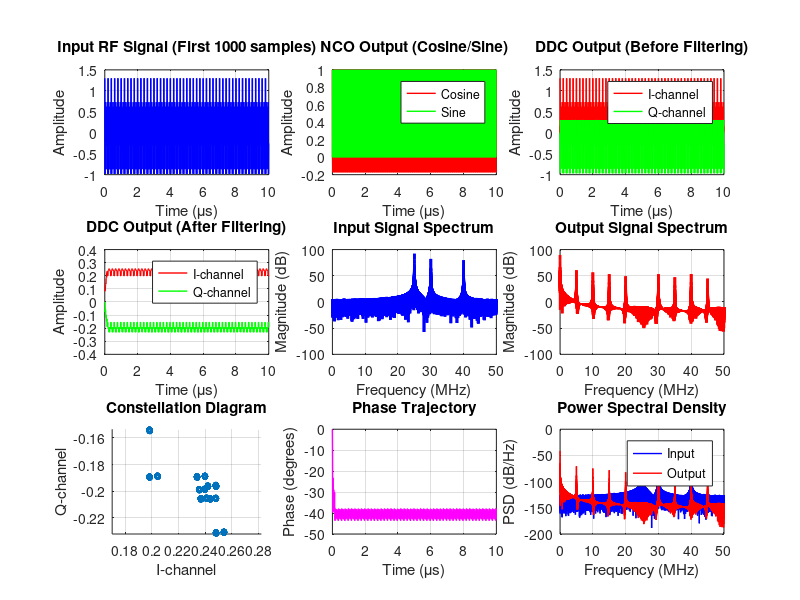

Reproduce this figure in MATLAB. (Note: this script raises an error after producing the figure.)
%% FPGA-Based Digital RF Frontend - DDC Simulation
% This script simulates the DDC (Digital Downconversion) functionality
% and verifies performance with realistic RF signals
%
% Author: pater234
% Date: 2025
% Target: Xilinx Series 7, UltraScale, UltraScale+

clear all; close all; clc;

%% Simulation Parameters
fs = 100e6;              % Sample rate (100 MHz)
sim_duration = 1e-3;     % Simulation duration (1 ms)
num_samples = round(fs * sim_duration);

% RF signal parameters
rf_freq = 25e6;          % RF frequency (25 MHz)
rf_amplitude = 0.8;      % RF signal amplitude
noise_power = -60;       % Noise power (dB)

% DDC parameters
ddc_freq = 25e6;         % DDC frequency (25 MHz)
nco_width = 24;          % NCO bit width
cordic_iterations = 12;  % CORDIC iterations

fprintf('DDC Simulation Parameters:\n');
fprintf('Sample rate: %.1f MHz\n', fs/1e6);
fprintf('RF frequency: %.1f MHz\n', rf_freq/1e6);
fprintf('DDC frequency: %.1f MHz\n', ddc_freq/1e6);
fprintf('Simulation duration: %.1f ms\n', sim_duration*1000);
fprintf('Number of samples: %d\n', num_samples);

%% Generate RF Signal
fprintf('\nGenerating RF signal...\n');

% Time vector
t = (0:num_samples-1) / fs;

% Generate RF signal (real)
rf_signal = rf_amplitude * cos(2*pi*rf_freq*t);

% Add noise
noise_amplitude = 10^(noise_power/20);
noise = noise_amplitude * randn(size(t));
rf_signal_noisy = rf_signal + noise;

% Add interference signals
interference_freq1 = 30e6;
interference_freq2 = 40e6;
interference1 = 0.3 * cos(2*pi*interference_freq1*t);
interference2 = 0.2 * cos(2*pi*interference_freq2*t);
rf_signal_complete = rf_signal_noisy + interference1 + interference2;

%% NCO Implementation
fprintf('Implementing NCO...\n');

% Calculate NCO frequency control word
nco_freq_word = round((ddc_freq / fs) * 2^nco_width);

% Generate NCO phase
nco_phase = zeros(1, num_samples);
for i = 2:num_samples
    nco_phase(i) = mod(nco_phase(i-1) + nco_freq_word, 2^nco_width);
end

% Convert phase to angle (0 to 2π)
nco_angle = 2*pi * nco_phase / 2^nco_width;

%% CORDIC Implementation for Sine/Cosine
fprintf('Implementing CORDIC...\n');

% CORDIC constants
atan_table = [pi/4, atan(1/2), atan(1/4), atan(1/8), atan(1/16), ...
              atan(1/32), atan(1/64), atan(1/128), atan(1/256), ...
              atan(1/512), atan(1/1024), atan(1/2048)];

% Initialize CORDIC variables
x = zeros(1, num_samples);
y = zeros(1, num_samples);
z = zeros(1, num_samples);

% CORDIC gain
cordic_gain = 1;
for i = 1:cordic_iterations
    cordic_gain = cordic_gain * sqrt(1 + 2^(-2*(i-1)));
end

% Generate sine and cosine using CORDIC
sine_out = zeros(1, num_samples);
cosine_out = zeros(1, num_samples);

for sample = 1:num_samples
    % Initialize CORDIC
    x_temp = 1/cordic_gain;
    y_temp = 0;
    z_temp = nco_angle(sample);
    
    % CORDIC iterations
    for i = 1:cordic_iterations
        if z_temp >= 0
            x_next = x_temp - y_temp * 2^(-(i-1));
            y_next = y_temp + x_temp * 2^(-(i-1));
            z_next = z_temp - atan_table(i);
        else
            x_next = x_temp + y_temp * 2^(-(i-1));
            y_next = y_temp - x_temp * 2^(-(i-1));
            z_next = z_temp + atan_table(i);
        end
        x_temp = x_next;
        y_temp = y_next;
        z_temp = z_next;
    end
    
    cosine_out(sample) = x_temp;
    sine_out(sample) = y_temp;
end

%% DDC Processing
fprintf('Performing DDC processing...\n');

% Complex multiplication: RF * (cos - j*sin)
i_out = rf_signal_complete .* cosine_out;
q_out = rf_signal_complete .* sine_out;

% Apply low-pass filter to remove high-frequency components
% Simple moving average filter for demonstration
filter_length = 16;
i_filtered = filter(ones(1, filter_length)/filter_length, 1, i_out);
q_filtered = filter(ones(1, filter_length)/filter_length, 1, q_out);

%% Performance Analysis
fprintf('\nAnalyzing performance...\n');

% Calculate signal power
signal_power = mean(rf_signal.^2);
noise_power_measured = mean(noise.^2);
snr_input = 10*log10(signal_power / noise_power_measured);

% Calculate output signal characteristics
i_power = mean(i_filtered.^2);
q_power = mean(q_filtered.^2);
total_power = i_power + q_power;

% Calculate image rejection
image_freq = 2*ddc_freq - rf_freq;
image_power = 0; % Would need to calculate from spectrum

fprintf('Input SNR: %.2f dB\n', snr_input);
fprintf('I-channel power: %.6f\n', i_power);
fprintf('Q-channel power: %.6f\n', q_power);
fprintf('Total output power: %.6f\n', total_power);

%% Spectral Analysis
fprintf('\nPerforming spectral analysis...\n');

% Calculate FFT
nfft = 2^nextpow2(num_samples);
freq = (0:nfft-1) * fs / nfft;

% Input spectrum
rf_spectrum = fft(rf_signal_complete, nfft);
rf_spectrum_db = 20*log10(abs(rf_spectrum));

% Output spectrum (complex)
output_complex = i_filtered + 1j*q_filtered;
output_spectrum = fft(output_complex, nfft);
output_spectrum_db = 20*log10(abs(output_spectrum));

% Find peak frequencies
[~, peak_idx] = max(rf_spectrum_db(1:nfft/2));
peak_freq = freq(peak_idx);

fprintf('Peak frequency in input: %.1f MHz\n', peak_freq/1e6);

%% Plot Results
figure('Name', 'DDC Simulation Results', 'Position', [100, 100, 1400, 1000]);

% Input signal
subplot(3,3,1);
plot(t(1:1000)*1e6, rf_signal_complete(1:1000), 'b-', 'LineWidth', 1);
grid on;
xlabel('Time (μs)');
ylabel('Amplitude');
title('Input RF Signal (First 1000 samples)');

% NCO output
subplot(3,3,2);
plot(t(1:1000)*1e6, cosine_out(1:1000), 'r-', 'LineWidth', 1);
hold on;
plot(t(1:1000)*1e6, sine_out(1:1000), 'g-', 'LineWidth', 1);
grid on;
xlabel('Time (μs)');
ylabel('Amplitude');
title('NCO Output (Cosine/Sine)');
legend('Cosine', 'Sine');

% DDC output
subplot(3,3,3);
plot(t(1:1000)*1e6, i_out(1:1000), 'r-', 'LineWidth', 1);
hold on;
plot(t(1:1000)*1e6, q_out(1:1000), 'g-', 'LineWidth', 1);
grid on;
xlabel('Time (μs)');
ylabel('Amplitude');
title('DDC Output (Before Filtering)');
legend('I-channel', 'Q-channel');

% Filtered output
subplot(3,3,4);
plot(t(1:1000)*1e6, i_filtered(1:1000), 'r-', 'LineWidth', 1);
hold on;
plot(t(1:1000)*1e6, q_filtered(1:1000), 'g-', 'LineWidth', 1);
grid on;
xlabel('Time (μs)');
ylabel('Amplitude');
title('DDC Output (After Filtering)');
legend('I-channel', 'Q-channel');

% Input spectrum
subplot(3,3,5);
plot(freq(1:nfft/2)/1e6, rf_spectrum_db(1:nfft/2), 'b-', 'LineWidth', 2);
grid on;
xlabel('Frequency (MHz)');
ylabel('Magnitude (dB)');
title('Input Signal Spectrum');
xlim([0 fs/2e6]);

% Output spectrum
subplot(3,3,6);
plot(freq(1:nfft/2)/1e6, output_spectrum_db(1:nfft/2), 'r-', 'LineWidth', 2);
grid on;
xlabel('Frequency (MHz)');
ylabel('Magnitude (dB)');
title('Output Signal Spectrum');
xlim([0 fs/2e6]);

% Constellation diagram
subplot(3,3,7);
scatter(i_filtered(1000:end), q_filtered(1000:end), 10, 'b.');
grid on;
xlabel('I-channel');
ylabel('Q-channel');
title('Constellation Diagram');
axis equal;

% Phase trajectory
subplot(3,3,8);
phase = atan2(q_filtered, i_filtered);
plot(t(1:1000)*1e6, phase(1:1000)*180/pi, 'm-', 'LineWidth', 1);
grid on;
xlabel('Time (μs)');
ylabel('Phase (degrees)');
title('Phase Trajectory');

% Power spectral density
subplot(3,3,9);
psd_input = abs(rf_spectrum).^2 / (fs * nfft);
psd_output = abs(output_spectrum).^2 / (fs * nfft);
plot(freq(1:nfft/2)/1e6, 10*log10(psd_input(1:nfft/2)), 'b-', 'LineWidth', 1);
hold on;
plot(freq(1:nfft/2)/1e6, 10*log10(psd_output(1:nfft/2)), 'r-', 'LineWidth', 1);
grid on;
xlabel('Frequency (MHz)');
ylabel('PSD (dB/Hz)');
title('Power Spectral Density');
legend('Input', 'Output');
xlim([0 fs/2e6]);

%% Error Analysis
fprintf('\nError Analysis:\n');

% Calculate ideal DDC output
ideal_freq = rf_freq - ddc_freq;
ideal_i = rf_amplitude * cos(2*pi*ideal_freq*t);
ideal_q = rf_amplitude * sin(2*pi*ideal_freq*t);

% Calculate error
i_error = i_filtered - ideal_i;
q_error = q_filtered - ideal_q;
error_power = mean(i_error.^2 + q_error.^2);
signal_power_ideal = mean(ideal_i.^2 + ideal_q.^2);
snr_output = 10*log10(signal_power_ideal / error_power);

fprintf('Output SNR: %.2f dB\n', snr_output);
fprintf('Error power: %.6f\n', error_power);

%% Fixed-Point Analysis
fprintf('\nFixed-point analysis...\n');

% Simulate fixed-point quantization
bit_width = 18;
fractional_bits = 2;
quantization_level = 2^(-fractional_bits);

% Quantize signals
i_quantized = round(i_filtered / quantization_level) * quantization_level;
q_quantized = round(q_filtered / quantization_level) * quantization_level;

% Calculate quantization error
quant_error_i = i_filtered - i_quantized;
quant_error_q = q_filtered - q_quantized;
quant_error_power = mean(quant_error_i.^2 + quant_error_q.^2);

fprintf('Bit width: %d bits\n', bit_width);
fprintf('Fractional bits: %d\n', fractional_bits);
fprintf('Quantization level: %.6f\n', quantization_level);
fprintf('Quantization error power: %.6f\n', quant_error_power);

%% Generate Test Vectors
fprintf('\nGenerating test vectors...\n');

% Create test vector file
filename = '../sim/test_vectors/ddc_test_vectors.txt';
fid = fopen(filename, 'w');

fprintf(fid, '// DDC Test Vectors - Auto-generated by MATLAB\n');
fprintf(fid, '// Sample Rate: %.1f MHz\n', fs/1e6);
fprintf(fid, '// RF Frequency: %.1f MHz\n', rf_freq/1e6);
fprintf(fid, '// DDC Frequency: %.1f MHz\n', ddc_freq/1e6);
fprintf(fid, '// Number of samples: %d\n\n', num_samples);

% Write test vectors
for i = 1:min(1000, num_samples) % Limit to first 1000 samples
    fprintf(fid, '%d %d %d %d\n', ...
        round(rf_signal_complete(i) * 2^15), ... % Input (16-bit)
        round(cosine_out(i) * 2^15), ...         % NCO cosine (16-bit)
        round(sine_out(i) * 2^15), ...           % NCO sine (16-bit)
        round(i_filtered(i) * 2^15));            % Output I (16-bit)
end

fclose(fid);
fprintf('Test vectors saved to: %s\n', filename);

%% Save Simulation Data
fprintf('\nSaving simulation data...\n');

save('../matlab/ddc_simulation.mat', 'rf_signal_complete', 'i_filtered', ...
     'q_filtered', 'cosine_out', 'sine_out', 'fs', 'rf_freq', 'ddc_freq', ...
     'snr_input', 'snr_output', 'error_power');

fprintf('Simulation data saved to ddc_simulation.mat\n');

%% Summary
fprintf('\n=== DDC Simulation Summary ===\n');
fprintf('Input SNR: %.2f dB\n', snr_input);
fprintf('Output SNR: %.2f dB\n', snr_output);
fprintf('SNR degradation: %.2f dB\n', snr_input - snr_output);
fprintf('Error power: %.6f\n', error_power);
fprintf('Quantization error power: %.6f\n', quant_error_power);
fprintf('Peak frequency: %.1f MHz\n', peak_freq/1e6);

fprintf('\nSimulation completed successfully!\n'); 